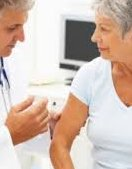
#> input picture MaskImages/aajjpjqlqyywucvkzuwsqpbxxyqiih.jpg, 132 x 169 px, given in place of ymxaxlvgfgpohgbxezmtidtmoukirx.jpg, which was not available
$ python DataPrep.py
#> lines starting #> are read from the running program, lines starting #| are printed output that depends on the picture
#> (reads train_labels.csv from the repository)
# Images in "MaskImages" folder have not the same shape
# So we should reshape them and devide the reshaped images into 2 folders
# "Train" folder with 2 subfolders "MaskOn" and "MaskOff"
# and "Valid" folder with 2 subfolders "MaskOn" and "MaskOff"

import pandas as pd
import cv2
from sklearn.model_selection import train_test_split

def reshape_100(img,path):
#> called with img = 'ymxaxlvgfgpohgbxezmtidtmoukirx.jpg', path = 'Valid/MaskOn/'
    image = cv2.imread("MaskImages/"+img)
#> image is the input picture: shape (169, 132, 3); mean B, G, R 179.7, 191.1, 211
    original_shape = image.shape
#> original_shape = (169, 132, 3)
    new_shape = (100, 100)
    reshaped_image = cv2.resize(image, new_shape)
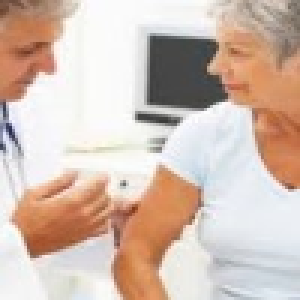
#> reshaped_image: shape (100, 100, 3) (shown 3 times larger); mean B, G, R 179.6, 191, 210.9
    cv2.imwrite(path+img, reshaped_image)

labels=pd.read_csv("train_labels.csv")
X_train, X_valid = train_test_split(labels, test_size=0.2)

for i in range(X_valid.shape[0]):
    if X_valid.target.iloc[i] == 0 :
        reshape_100(X_valid.image.iloc[i],"Valid/MaskOff/")
    else :
        reshape_100(X_valid.image.iloc[i],"Valid/MaskOn/")
#> pass 2 of the loop `for i in range(X_valid.shape[0]):`:
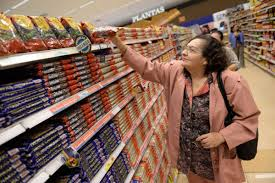
#> input picture MaskImages/aaqrdyfhhsdwjiykofhsexfdamezlk.jpg, 275 x 183 px, given in place of lrwaaxcbcebsfnirarhqukxnhqbcpd.jpg, which was not available
#> in reshape_100, image is the input picture: shape (183, 275, 3); mean B, G, R 86.7, 102.3, 133.2
#> in reshape_100 (call 2), `reshaped_image = cv2.resize(image, new_shape)`:
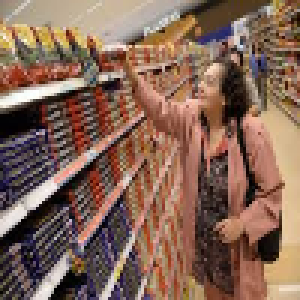
#> reshaped_image: shape (100, 100, 3) (shown 3 times larger); mean B, G, R 86.6, 102.2, 133.1
#> (the run stopped early here; a loop or call above may not have finished)
